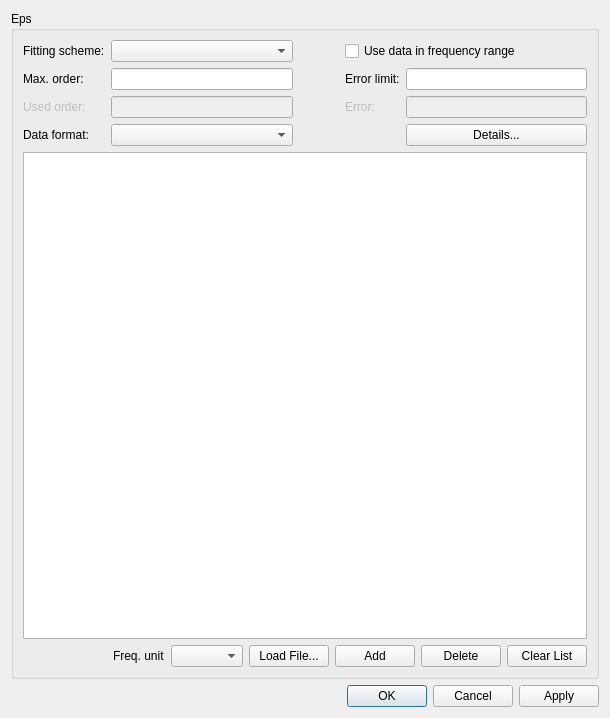
<?xml version="1.0" encoding="UTF-8"?>
<ui version="4.0">
 <class>W_DispersionUser</class>
 <widget class="QDialog" name="W_DispersionUser">
  <property name="geometry">
   <rect>
    <x>0</x>
    <y>0</y>
    <width>610</width>
    <height>718</height>
   </rect>
  </property>
  <property name="windowTitle">
   <string>Dielectric Dispersion Fit</string>
  </property>
  <property name="styleSheet">
   <string notr="true"/>
  </property>
  <layout class="QVBoxLayout" name="verticalLayout">
   <item>
    <widget class="QGroupBox" name="groupBox">
     <property name="title">
      <string>Eps</string>
     </property>
     <layout class="QVBoxLayout" name="verticalLayout_2">
      <item>
       <widget class="QWidget" name="widget" native="true">
        <layout class="QGridLayout" name="gridLayout">
         <property name="leftMargin">
          <number>0</number>
         </property>
         <property name="topMargin">
          <number>0</number>
         </property>
         <property name="rightMargin">
          <number>0</number>
         </property>
         <property name="bottomMargin">
          <number>0</number>
         </property>
         <item row="1" column="0">
          <widget class="QLabel" name="label_2">
           <property name="text">
            <string>Max. order:</string>
           </property>
          </widget>
         </item>
         <item row="2" column="4">
          <widget class="QLineEdit" name="lineEdit_Error">
           <property name="enabled">
            <bool>false</bool>
           </property>
          </widget>
         </item>
         <item row="1" column="1">
          <widget class="QLineEdit" name="lineEdit_MaxOrder"/>
         </item>
         <item row="2" column="1">
          <widget class="QLineEdit" name="lineEdit_UsedOrder">
           <property name="enabled">
            <bool>false</bool>
           </property>
          </widget>
         </item>
         <item row="0" column="0">
          <widget class="QLabel" name="label">
           <property name="text">
            <string>Fitting scheme:</string>
           </property>
          </widget>
         </item>
         <item row="0" column="1">
          <widget class="QComboBox" name="comboBox_Fitting"/>
         </item>
         <item row="1" column="3">
          <widget class="QLabel" name="label_5">
           <property name="text">
            <string>Error limit:</string>
           </property>
          </widget>
         </item>
         <item row="1" column="4">
          <widget class="QLineEdit" name="lineEdit_ErrorLimit"/>
         </item>
         <item row="3" column="4">
          <widget class="QPushButton" name="pushButton_Details">
           <property name="enabled">
            <bool>true</bool>
           </property>
           <property name="text">
            <string>Details...</string>
           </property>
          </widget>
         </item>
         <item row="3" column="0">
          <widget class="QLabel" name="label_4">
           <property name="text">
            <string>Data format:</string>
           </property>
          </widget>
         </item>
         <item row="0" column="3" colspan="2">
          <widget class="QCheckBox" name="checkBox">
           <property name="text">
            <string>Use data in frequency range</string>
           </property>
          </widget>
         </item>
         <item row="2" column="0">
          <widget class="QLabel" name="label_3">
           <property name="enabled">
            <bool>false</bool>
           </property>
           <property name="text">
            <string>Used order:</string>
           </property>
          </widget>
         </item>
         <item row="3" column="1">
          <widget class="QComboBox" name="comboBox_DataFormat"/>
         </item>
         <item row="2" column="3">
          <widget class="QLabel" name="label_6">
           <property name="enabled">
            <bool>false</bool>
           </property>
           <property name="text">
            <string>Error:</string>
           </property>
          </widget>
         </item>
         <item row="1" column="2">
          <widget class="QWidget" name="widget_3" native="true">
           <property name="minimumSize">
            <size>
             <width>40</width>
             <height>0</height>
            </size>
           </property>
          </widget>
         </item>
        </layout>
       </widget>
      </item>
      <item>
       <widget class="QTableView" name="tableView_UserInput"/>
      </item>
      <item>
       <widget class="QWidget" name="widget_2" native="true">
        <layout class="QHBoxLayout" name="horizontalLayout">
         <property name="leftMargin">
          <number>0</number>
         </property>
         <property name="topMargin">
          <number>0</number>
         </property>
         <property name="rightMargin">
          <number>0</number>
         </property>
         <property name="bottomMargin">
          <number>0</number>
         </property>
         <item>
          <spacer name="horizontalSpacer">
           <property name="orientation">
            <enum>Qt::Horizontal</enum>
           </property>
           <property name="sizeHint" stdset="0">
            <size>
             <width>40</width>
             <height>20</height>
            </size>
           </property>
          </spacer>
         </item>
         <item>
          <widget class="QLabel" name="label_7">
           <property name="text">
            <string>Freq. unit</string>
           </property>
          </widget>
         </item>
         <item>
          <widget class="QComboBox" name="comboBox_FreqUnit"/>
         </item>
         <item>
          <widget class="QPushButton" name="pushButton_Load">
           <property name="text">
            <string>Load File...</string>
           </property>
          </widget>
         </item>
         <item>
          <widget class="QPushButton" name="pushButton_Add">
           <property name="text">
            <string>Add</string>
           </property>
          </widget>
         </item>
         <item>
          <widget class="QPushButton" name="pushButton_Del">
           <property name="text">
            <string>Delete</string>
           </property>
          </widget>
         </item>
         <item>
          <widget class="QPushButton" name="pushButton_Clear">
           <property name="text">
            <string>Clear List</string>
           </property>
          </widget>
         </item>
        </layout>
       </widget>
      </item>
     </layout>
    </widget>
   </item>
   <item>
    <widget class="QDialogButtonBox" name="buttonBox">
     <property name="standardButtons">
      <set>QDialogButtonBox::Apply|QDialogButtonBox::Cancel|QDialogButtonBox::Ok</set>
     </property>
    </widget>
   </item>
  </layout>
 </widget>
 <resources/>
 <connections/>
</ui>
